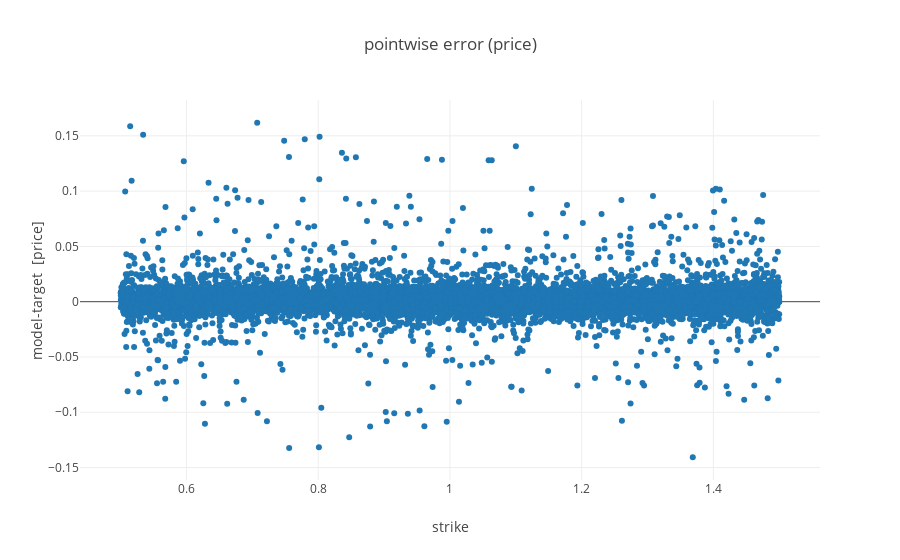

The code cell stored with this chart in its notebook:
### Code cell
plot.scatter_model_error(ml_repo,ml_repo.models.simple_dense.model(),ml_repo.test_data.test_small(), 'strike')

### Figure 1 — Plotly figure (JSON) as saved in the notebook; plotly's stock layout.template omitted (floating-point values rounded to 4 significant figures; data arrays with more than 128 entries replaced by an {"elided": "..."} marker saying what was removed)
{"data": [{"mode": "markers", "name": "prod, simple_dense/eval/test_small: 1b334d9e-02fc-11e9-93fe-fc084a6691eb", "text": "test_small:last<br>simple_dense/model:1a3d2a40-02fc-11e9-9b3a-fc084a6691eb<br>", "type": "scatter", "x": {"elided": "9999 float values"}, "y": {"elided": "9999 float values"}}], "layout": {"title": "pointwise error (price)", "xaxis": {"title": "strike"}, "yaxis": {"title": "model-target  [price]"}}}
